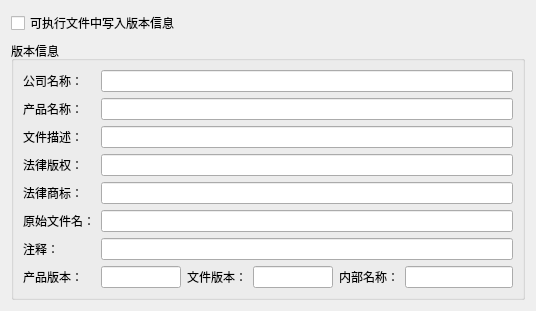
<?xml version="1.0" encoding="UTF-8"?>
<ui version="4.0">
 <class>Form</class>
 <widget class="QWidget" name="Form">
  <property name="geometry">
   <rect>
    <x>0</x>
    <y>0</y>
    <width>536</width>
    <height>289</height>
   </rect>
  </property>
  <property name="windowTitle">
   <string>Form</string>
  </property>
  <layout class="QVBoxLayout" name="verticalLayout_2">
   <item>
    <layout class="QVBoxLayout" name="verticalLayout">
     <item>
      <widget class="QCheckBox" name="checkBox_enable">
       <property name="text">
        <string>可执行文件中写入版本信息</string>
       </property>
      </widget>
     </item>
     <item>
      <widget class="QGroupBox" name="groupBox">
       <property name="title">
        <string>版本信息</string>
       </property>
       <layout class="QVBoxLayout" name="verticalLayout_3">
        <item>
         <layout class="QHBoxLayout" name="horizontalLayout">
          <item>
           <layout class="QVBoxLayout" name="verticalLayout_4">
            <property name="sizeConstraint">
             <enum>QLayout::SizeConstraint::SetFixedSize</enum>
            </property>
            <item>
             <widget class="QLabel" name="label_company_name">
              <property name="text">
               <string>公司名称：</string>
              </property>
             </widget>
            </item>
            <item>
             <widget class="QLabel" name="label_product_introduct">
              <property name="text">
               <string>产品名称：</string>
              </property>
             </widget>
            </item>
            <item>
             <widget class="QLabel" name="label_file_introduct">
              <property name="text">
               <string>文件描述：</string>
              </property>
             </widget>
            </item>
            <item>
             <widget class="QLabel" name="label_law_copyright">
              <property name="text">
               <string>法律版权：</string>
              </property>
             </widget>
            </item>
            <item>
             <widget class="QLabel" name="label_law_trademark">
              <property name="text">
               <string>法律商标：</string>
              </property>
             </widget>
            </item>
            <item>
             <widget class="QLabel" name="label_orig_filename">
              <property name="text">
               <string>原始文件名：</string>
              </property>
             </widget>
            </item>
            <item>
             <widget class="QLabel" name="label_comment">
              <property name="text">
               <string>注释：</string>
              </property>
             </widget>
            </item>
            <item>
             <widget class="QLabel" name="label_product_version">
              <property name="text">
               <string>产品版本：</string>
              </property>
             </widget>
            </item>
           </layout>
          </item>
          <item>
           <layout class="QVBoxLayout" name="verticalLayout_5">
            <property name="sizeConstraint">
             <enum>QLayout::SizeConstraint::SetDefaultConstraint</enum>
            </property>
            <item>
             <widget class="QLineEdit" name="lineEdit_company_name">
              <property name="sizePolicy">
               <sizepolicy hsizetype="Expanding" vsizetype="Expanding">
                <horstretch>0</horstretch>
                <verstretch>0</verstretch>
               </sizepolicy>
              </property>
             </widget>
            </item>
            <item>
             <widget class="QLineEdit" name="lineEdit_product_name">
              <property name="sizePolicy">
               <sizepolicy hsizetype="Expanding" vsizetype="Expanding">
                <horstretch>0</horstretch>
                <verstretch>0</verstretch>
               </sizepolicy>
              </property>
             </widget>
            </item>
            <item>
             <widget class="QLineEdit" name="lineEdit_file_desc">
              <property name="sizePolicy">
               <sizepolicy hsizetype="Expanding" vsizetype="Expanding">
                <horstretch>0</horstretch>
                <verstretch>0</verstretch>
               </sizepolicy>
              </property>
             </widget>
            </item>
            <item>
             <widget class="QLineEdit" name="lineEdit_legal_copyr">
              <property name="sizePolicy">
               <sizepolicy hsizetype="Expanding" vsizetype="Expanding">
                <horstretch>0</horstretch>
                <verstretch>0</verstretch>
               </sizepolicy>
              </property>
             </widget>
            </item>
            <item>
             <widget class="QLineEdit" name="lineEdit_legal_trademark">
              <property name="sizePolicy">
               <sizepolicy hsizetype="Expanding" vsizetype="Expanding">
                <horstretch>0</horstretch>
                <verstretch>0</verstretch>
               </sizepolicy>
              </property>
             </widget>
            </item>
            <item>
             <widget class="QLineEdit" name="lineEdit_orig_filename">
              <property name="sizePolicy">
               <sizepolicy hsizetype="Expanding" vsizetype="Expanding">
                <horstretch>0</horstretch>
                <verstretch>0</verstretch>
               </sizepolicy>
              </property>
             </widget>
            </item>
            <item>
             <widget class="QLineEdit" name="lineEdit_comment">
              <property name="sizePolicy">
               <sizepolicy hsizetype="Expanding" vsizetype="Expanding">
                <horstretch>0</horstretch>
                <verstretch>0</verstretch>
               </sizepolicy>
              </property>
             </widget>
            </item>
            <item>
             <layout class="QHBoxLayout" name="horizontalLayout_2">
              <property name="spacing">
               <number>6</number>
              </property>
              <property name="sizeConstraint">
               <enum>QLayout::SizeConstraint::SetFixedSize</enum>
              </property>
              <item>
               <widget class="VersionEdit" name="lineEdit_product_version"/>
              </item>
              <item>
               <widget class="QLabel" name="label">
                <property name="text">
                 <string>文件版本：</string>
                </property>
               </widget>
              </item>
              <item>
               <widget class="VersionEdit" name="lineEdit_fileversion"/>
              </item>
              <item>
               <widget class="QLabel" name="label_2">
                <property name="text">
                 <string>内部名称：</string>
                </property>
               </widget>
              </item>
              <item>
               <widget class="QLineEdit" name="lineEdit_inside_name">
                <property name="sizePolicy">
                 <sizepolicy hsizetype="Fixed" vsizetype="Fixed">
                  <horstretch>0</horstretch>
                  <verstretch>0</verstretch>
                 </sizepolicy>
                </property>
               </widget>
              </item>
             </layout>
            </item>
           </layout>
          </item>
         </layout>
        </item>
       </layout>
      </widget>
     </item>
    </layout>
   </item>
  </layout>
 </widget>
 <customwidgets>
  <customwidget>
   <class>VersionEdit</class>
   <extends>QLineEdit</extends>
   <header>advanced_wids</header>
  </customwidget>
 </customwidgets>
 <resources/>
 <connections/>
</ui>
